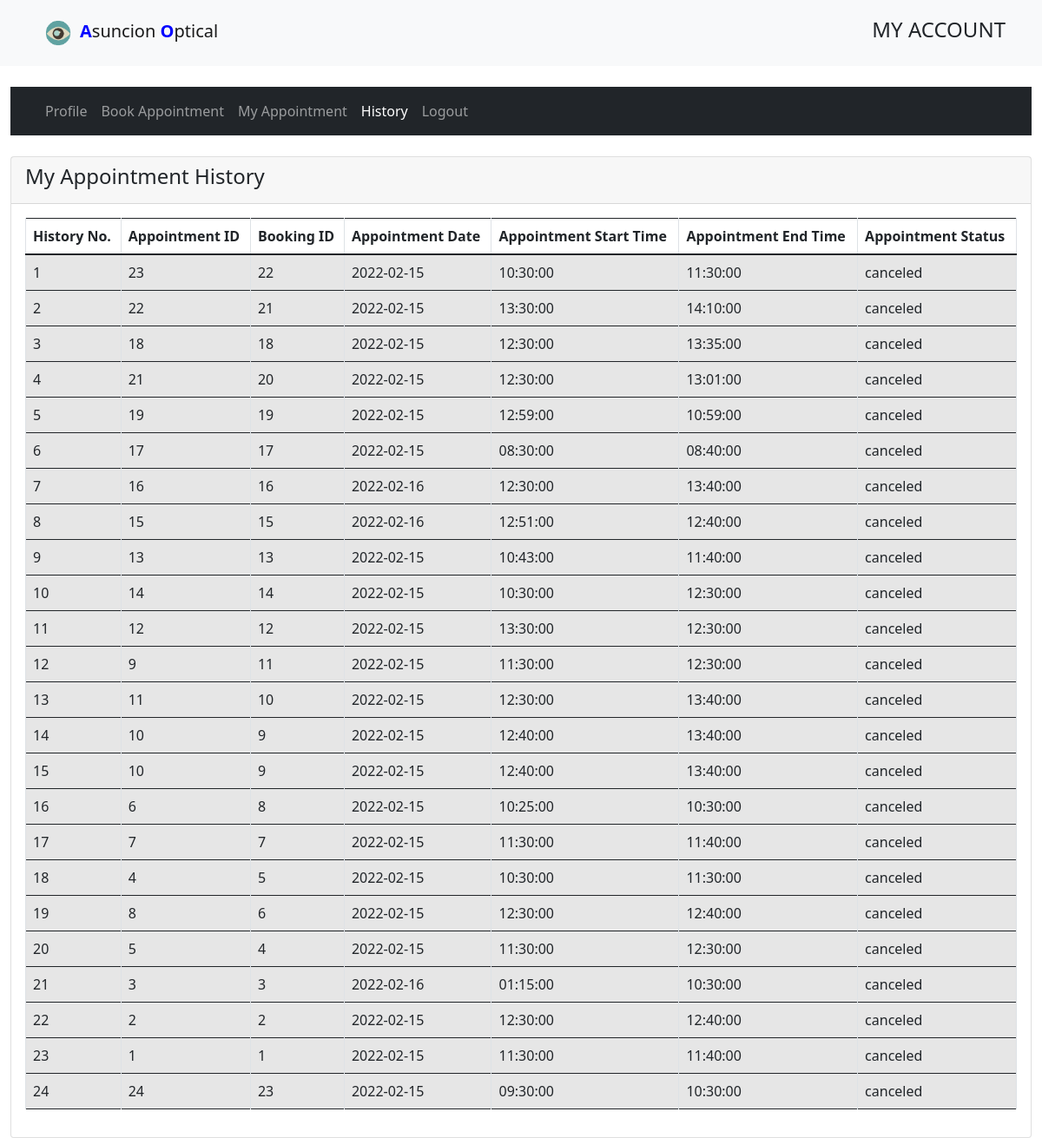
Page /main/patient/history.php (signed in) on the committed database.
### tables this page shows
CREATE TABLE `archive` (
  `ID` int(11) NOT NULL,
  `Booking_ID` int(11) DEFAULT NULL,
  `Appointment_ID` int(11) DEFAULT NULL,
  `User_ID` int(11) DEFAULT NULL,
  `sched` date DEFAULT NULL,
  `start_time` time DEFAULT NULL,
  `end_time` time DEFAULT NULL,
  `status` varchar(60) DEFAULT NULL
);

### main/patient/history.php (the view, shortened to what this page needs)
<?php
    include('header.php');
	include_once '../includes/dbh.inc.php';
?>
<div class="container-fluid">
	<?php $page = 'history'; include('navbar.php'); ?>
    <br />
	<div class="card">
		<div class="card-header"><h4>My Appointment History</h4></div>
			<div class="card-body">
				<div class="table-responsive">
		      		<table class="table table-striped table-bordered" id="appointment_list_table">
		      			<thead>
			      			<tr>
			      				<th>History No.</th>
								<th>Appointment ID</th>
								<th>Booking ID</th>
			      				<th>Appointment Date</th>
			      				<th>Appointment Start Time</th>
			      				<th>Appointment End Time</th>
			      				<th>Appointment Status</th>
			      			</tr>
			      		</thead>
						<?php
							$id = $_SESSION['id'];
                        	$result = $conn->query("SELECT * FROM archive WHERE User_ID = '$id'");
                          	while ($row = $result->fetch_assoc()){
                        ?>
						<form method="post" action="../includes/cancel.inc.php">
			      		<tbody>
						  <tr>
						  	<td><input type="hidden" name="id" value="<?php echo $row['ID'];?>"><?php echo $row['ID'];?></td>
						  	<td><?php echo $row['Appointment_ID'];?></td>
						  	<td><?php echo $row['Booking_ID'];?></td>
                            <td><?php echo $row['sched'];?></td>
                            <td><?php echo $row['start_time'];?></td>
                            <td><?php echo $row['end_time'];?></td>
                            <td><?php echo $row['status'];?></td>
                          </tr>
						</tbody>
							  </form>
                              <?php
                              }
                              ?>
			      	</table>
			    </div>
			</div>
		</div>
	</div>
<?php
include_once 'footer1.php';
?>

### main/css/style.css (style rules this page uses)
* { margin: 0; padding: 0; }
html, body { height: 100%; }

### rows in the picture
archive: ID "1", Appointment_ID "23", Booking_ID "22", sched "2022-02-15", start_time "10:30:00", end_time "11:30:00", status "canceled"
archive: ID "2", Appointment_ID "22", Booking_ID "21", sched "2022-02-15", start_time "13:30:00", end_time "14:10:00", status "canceled"
archive: ID "3", Appointment_ID "18", Booking_ID "18", sched "2022-02-15", start_time "12:30:00", end_time "13:35:00", status "canceled"
archive: ID "4", Appointment_ID "21", Booking_ID "20", sched "2022-02-15", start_time "12:30:00", end_time "13:01:00", status "canceled"
archive: ID "5", Appointment_ID "19", Booking_ID "19", sched "2022-02-15", start_time "12:59:00", end_time "10:59:00", status "canceled"
archive: ID "6", Appointment_ID "17", Booking_ID "17", sched "2022-02-15", start_time "08:30:00", end_time "08:40:00", status "canceled"
archive: ID "7", Appointment_ID "16", Booking_ID "16", sched "2022-02-16", start_time "12:30:00", end_time "13:40:00", status "canceled"
archive: ID "8", Appointment_ID "15", Booking_ID "15", sched "2022-02-16", start_time "12:51:00", end_time "12:40:00", status "canceled"
archive: ID "9", Appointment_ID "13", Booking_ID "13", sched "2022-02-15", start_time "10:43:00", end_time "11:40:00", status "canceled"
archive: ID "10", Appointment_ID "14", Booking_ID "14", sched "2022-02-15", start_time "10:30:00", end_time "12:30:00", status "canceled"
archive: ID "11", Appointment_ID "12", Booking_ID "12", sched "2022-02-15", start_time "13:30:00", end_time "12:30:00", status "canceled"
archive: ID "12", Appointment_ID "9", Booking_ID "11", sched "2022-02-15", start_time "11:30:00", end_time "12:30:00", status "canceled"
archive: ID "13", Appointment_ID "11", Booking_ID "10", sched "2022-02-15", start_time "12:30:00", end_time "13:40:00", status "canceled"
archive: ID "14", Appointment_ID "10", Booking_ID "9", sched "2022-02-15", start_time "12:40:00", end_time "13:40:00", status "canceled"
archive: ID "15", Appointment_ID "10", Booking_ID "9", sched "2022-02-15", start_time "12:40:00", end_time "13:40:00", status "canceled"
archive: ID "16", Appointment_ID "6", Booking_ID "8", sched "2022-02-15", start_time "10:25:00", end_time "10:30:00", status "canceled"
archive: ID "17", Appointment_ID "7", Booking_ID "7", sched "2022-02-15", start_time "11:30:00", end_time "11:40:00", status "canceled"
archive: ID "18", Appointment_ID "4", Booking_ID "5", sched "2022-02-15", start_time "10:30:00", end_time "11:30:00", status "canceled"
archive: ID "19", Appointment_ID "8", Booking_ID "6", sched "2022-02-15", start_time "12:30:00", end_time "12:40:00", status "canceled"
archive: ID "20", Appointment_ID "5", Booking_ID "4", sched "2022-02-15", start_time "11:30:00", end_time "12:30:00", status "canceled"
archive: ID "21", Appointment_ID "3", Booking_ID "3", sched "2022-02-16", start_time "01:15:00", end_time "10:30:00", status "canceled"
archive: ID "22", Appointment_ID "2", Booking_ID "2", sched "2022-02-15", start_time "12:30:00", end_time "12:40:00", status "canceled"
archive: ID "23", Appointment_ID "1", Booking_ID "1", sched "2022-02-15", start_time "11:30:00", end_time "11:40:00", status "canceled"
archive: ID "24", Appointment_ID "24", Booking_ID "23", sched "2022-02-15", start_time "09:30:00", end_time "10:30:00", status "canceled"
